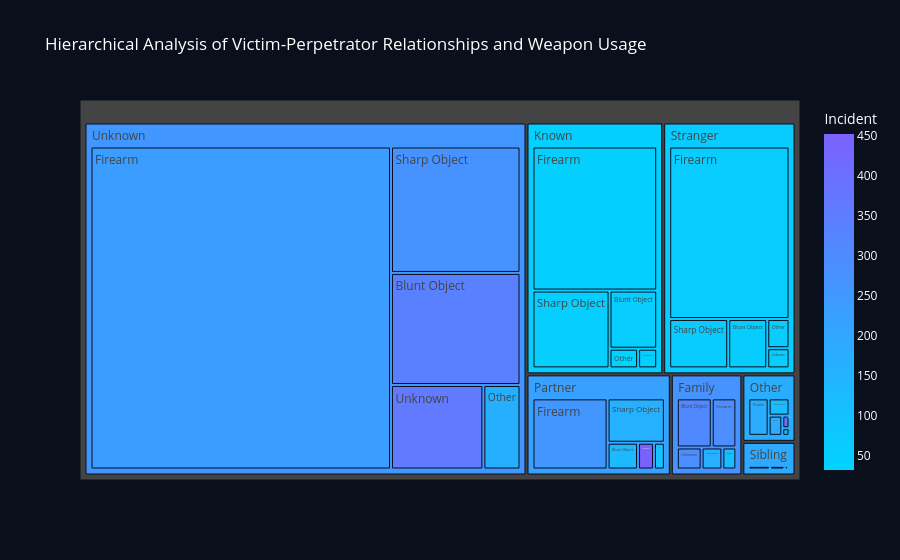

Here is the notebook cell this chart was saved with:
### Code cell
top_rel = relationship_data.head(6)

fig = px.treemap(
    df_trend,
    path=['Relationship_Group', 'Weapon_Group'],
    values='Incident',
    color='Incident',
    color_continuous_scale=['#00D4FF', '#7B61FF'],
    title="Hierarchical Analysis of Victim-Perpetrator Relationships and Weapon Usage"
)

fig.update_layout(
    paper_bgcolor='#0A0F1C',
    font_color='white'
)

fig.update_traces(
    hovertemplate="<b>%{label}</b><br>Incidents: %{value}<extra></extra>"
)

fig.show()

### Figure 1 — Plotly figure (JSON) as saved in the notebook; plotly's stock layout.template omitted (floating-point values rounded to 4 significant figures)
{"data": [{"branchvalues": "total", "customdata": [[59.7], [36.45], [362.4], [49.4], [159.0], [234.8], [61.96], [132.6], [166.2], [255.5], [54.47], [180.8], [168.0], [292.1], [174.3], [100.1], [119.7], [335.4], [269.7], [55.79], [61.64], [57.53], [307.1], [62.6], [85.01], [178.9], [220.3], [164.3], [46.63], [118.7], [32.65], [452.2], [288.6], [396.0], [270.8], [51.23], [255.1], [222.9], [61.51], [187.6], [271.3], [172.2]], "domain": {"x": [0, 1], "y": [0, 1]}, "hovertemplate": "<b>%{label}</b><br>Incidents: %{value}<extra></extra>", "ids": ["Known/Blunt Object", "Known/Other", "Unknown/Unknown", "Known/Firearm", "Partner/Sharp Object", "Unknown/Firearm", "Stranger/Firearm", "Partner/Blunt Object", "Unknown/Other", "Partner/Firearm", "Known/Sharp Object", "Sibling/Blunt Object", "Sibling/Firearm", "Family/Firearm", "Other/Firearm", "Partner/Other", "Other/Sharp Object", "Unknown/Blunt Object", "Unknown/Sharp Object", "Stranger/Unknown", "Stranger/Sharp Object", "Stranger/Blunt Object", "Family/Blunt Object", "Stranger/Other", "Other/Other", "Other/Blunt Object", "Sibling/Sharp Object", "Family/Sharp Object", "Known/Unknown", "Family/Other", "Sibling/Other", "Partner/Unknown", "Family/Unknown", "Other/Unknown", "Sibling/Unknown", "Known", "Unknown", "Partner", "Stranger", "Sibling", "Family", "Other"], "labels": ["Blunt Object", "Other", "Unknown", "Firearm", "Sharp Object", "Firearm", "Firearm", "Blunt Object", "Other", "Firearm", "Sharp Object", "Blunt Object", "Firearm", "Firearm", "Firearm", "Other", "Sharp Object", "Blunt Object", "Sharp Object", "Unknown", "Sharp Object", "Blunt Object", "Blunt Object", "Other", "Other", "Blunt Object", "Sharp Object", "Sharp Object", "Unknown", "Other", "Other", "Unknown", "Unknown", "Unknown", "Unknown", "Known", "Unknown", "Partner", "Stranger", "Sibling", "Family", "Other"], "marker": {"coloraxis": "coloraxis", "colors": [59.7, 36.45, 362.4, 49.4, 159.0, 234.8, 61.96, 132.6, 166.2, 255.5, 54.47, 180.8, 168.0, 292.1, 174.3, 100.1, 119.7, 335.4, 269.7, 55.79, 61.64, 57.53, 307.1, 62.6, 85.01, 178.9, 220.3, 164.3, 46.63, 118.7, 32.65, 452.2, 288.6, 396.0, 270.8, 51.23, 255.1, 222.9, 61.51, 187.6, 271.3, 172.2]}, "name": "", "parents": ["Known", "Known", "Unknown", "Known", "Partner", "Unknown", "Stranger", "Partner", "Unknown", "Partner", "Known", "Sibling", "Sibling", "Family", "Other", "Partner", "Other", "Unknown", "Unknown", "Stranger", "Stranger", "Stranger", "Family", "Stranger", "Other", "Other", "Sibling", "Family", "Known", "Family", "Sibling", "Partner", "Family", "Other", "Sibling", "", "", "", "", "", "", ""], "type": "treemap", "values": [101000.0, 20500.0, 256900.0, 655000.0, 115500.0, 3195000.0, 759300.0, 37060.0, 103300.0, 242600.0, 218600.0, 4490.0, 27560.0, 60500.0, 51800.0, 13210.0, 24560.0, 477700.0, 539000.0, 16390.0, 106600.0, 70460.0, 85800.0, 23740.0, 3729.0, 18790.0, 18600.0, 22880.0, 13680.0, 15440.0, 763.0, 19370.0, 27360.0, 6178.0, 1010.0, 1009000.0, 4572000.0, 427700.0, 976500.0, 52420.0, 212000.0, 105100.0]}], "layout": {"coloraxis": {"colorbar": {"title": {"text": "Incident"}}, "colorscale": [[0, "#00D4FF"], [1, "#7B61FF"]]}, "font": {"color": "white"}, "legend": {"tracegroupgap": 0}, "paper_bgcolor": "#0A0F1C", "title": {"text": "Hierarchical Analysis of Victim-Perpetrator Relationships and Weapon Usage"}}}
